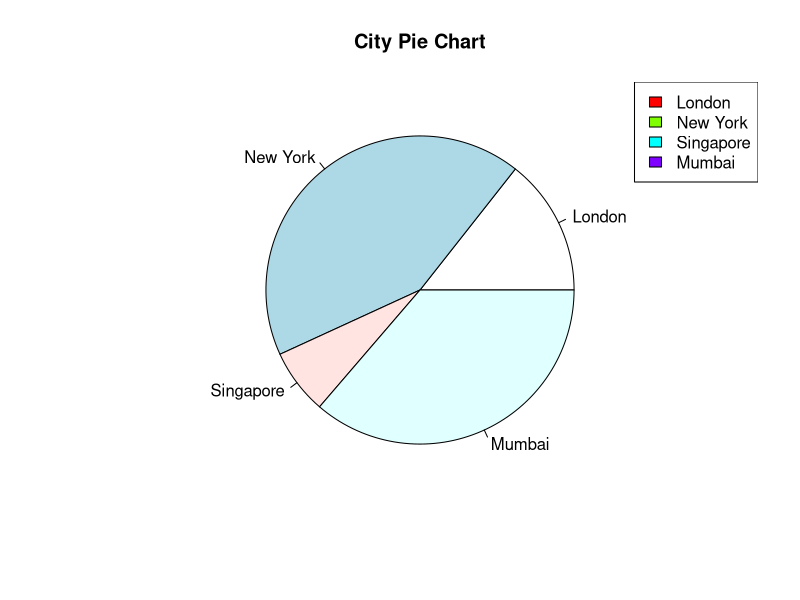
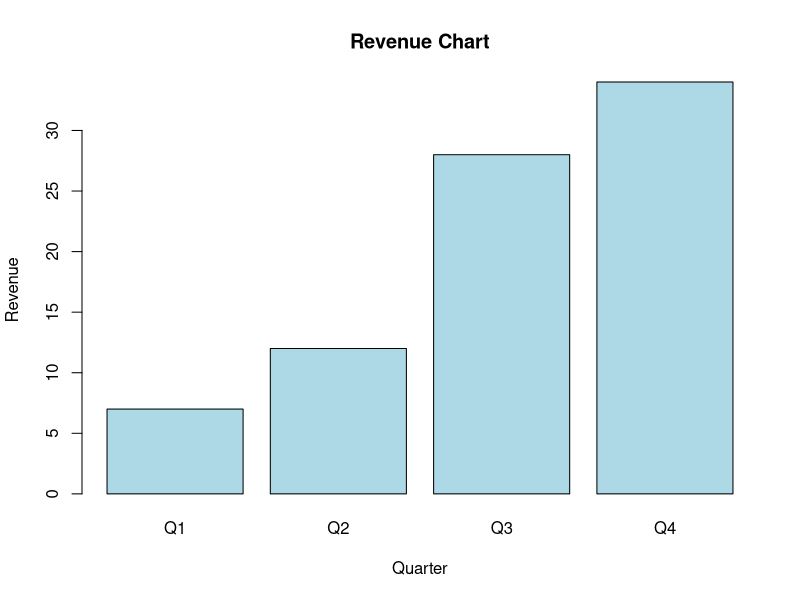
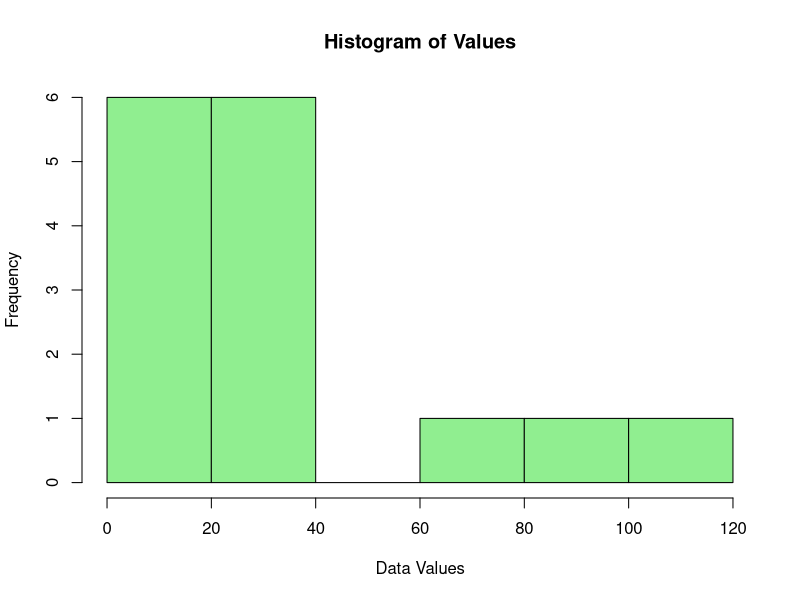

Here is the R script that generated these plots, in order:
#=================================================
# a) Display lower diagonal and upper diagonal matrices
#=================================================

mat <- matrix(1:16, nrow = 4)

# Lower diagonal matrix
lower_diag <- mat
lower_diag[upper.tri(lower_diag)] <- 0
lower_diag

# Upper diagonal matrix
upper_diag <- mat
upper_diag[lower.tri(upper_diag)] <- 0
upper_diag

#=================================================
# b) Count number of 0's and check sparse matrix
#=================================================

mat2 <- matrix(c(0,0,3,0,0,0,5,0,0), nrow = 3)

# Count number of zeros
zero_count <- sum(mat2 == 0)
zero_count

# Check sparse matrix (more than 50% zeros)
total_elements <- length(mat2)

if (zero_count > total_elements / 2) {
  print("Matrix is Sparse")
} else {
  print("Matrix is Not Sparse")
}

#=================================================
# c) Remove outliers (negative numbers) from matrix
#=================================================

mat3 <- matrix(c(5,-2,7,-9,3,6,-1,4), nrow = 4)
mat3

# Remove negative values
mat3[mat3 < 0] <- NA
mat3

#=================================================
# a) Mean, Median, Mode of given values
#=================================================

x <- c(90, 50, 70, 80, 70, 60, 20, 30, 80, 90, 20, 75, 70, 10, 60, 70, 85, 45, 15)

# Mean
mean(x)

# Median
median(x)

# Mode
mode_value <- function(v) {
  ux <- unique(v)
  ux[which.max(tabulate(match(v, ux)))]
}
mode_value(x)

#=================================================
# b) Find 2nd highest and 4th lowest value
#=================================================

sorted_x <- sort(x)

# 2nd highest
sorted_x[length(sorted_x) - 1]

# 4th lowest
sorted_x[4]

#=================================================
# c) Pie chart using input vector
#=================================================

values <- c(21, 62, 10, 53)
labels <- c("London", "New York", "Singapore", "Mumbai")

pie(values,
    labels = labels,
    main = "City Pie Chart")

legend("topright", labels, fill = rainbow(4))

#=================================================
# d) Bar chart using given vectors
#=================================================

y <- c(7,12,28,34)
names(y) <- c("Q1", "Q2", "Q3", "Q4")

barplot(y,
        main = "Revenue Chart",
        xlab = "Quarter",
        ylab = "Revenue",
        col = "lightblue")

#=================================================
# e) Histogram plot with suitable bin width
#=================================================

v <- c(19, 25, 11, 5, 16, 21, 32, 14, 19, 27, 39, 120, 40, 70, 90)

hist(v,
     breaks = 6,
     main = "Histogram of Values",
     xlab = "Data Values",
     col = "lightgreen")

#=================================================
# Regression model: Sales based on Expenditure
#=================================================

# Given data
expenditure <- c(1000, 4000, 5000, 4500, 3000, 4000, 9000, 11000, 15000, 12000, 7000, 3000)
sales <- c(9914, 40487, 54321, 50004, 34719, 42351, 94731, 119914, 135844, 131548, 78504, 34534)

# Regression model
model <- lm(sales ~ expenditure)
summary(model)

#=================================================
# Predict sales when expenditure is Rs. 13,500
#=================================================

new_data <- data.frame(expenditure = 13500)
predict(model, new_data)
